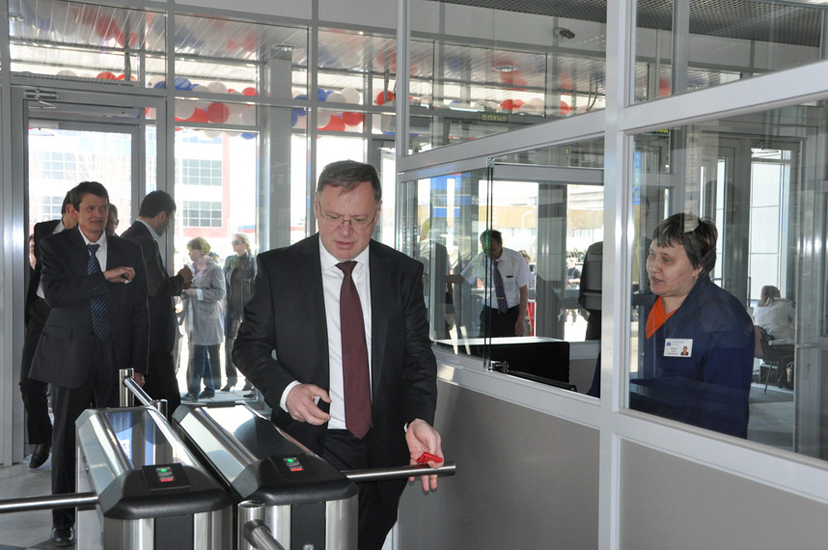
#> input picture data/foto3.jpg, 828 x 550 px
$ python test3.py
#> lines starting #> are read from the running program, lines starting #| are printed output that depends on the picture; after the words box and inside, x2 and y2 are one past the last pixel; in counts of white or black regions, pixels touching at a corner belong together
import cv2
import numpy as np

img_0 = cv2.imread('data/foto3.jpg')
#> img_0 is the input picture: shape (550, 828, 3); mean B, G, R 121, 120.8, 119.9
img = cv2.cvtColor(img_0, cv2.COLOR_BGR2GRAY)
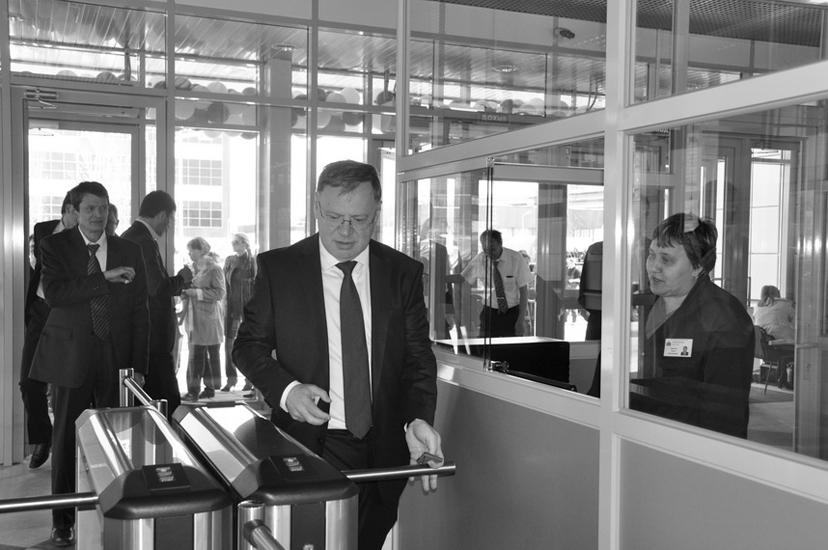
#> img: shape (550, 828); min 1, max 255, mean 120.5
#img = cv2.GaussianBlur(img,(9, 9), 0)

# подключает данные ИИ
faces = cv2.CascadeClassifier('data/ai.xml')
# поиск координат объектов
result = faces.detectMultiScale(img, scaleFactor=1.2, minNeighbors=3)
#> result = [[80, 196, 35, 35], [632, 238, 56, 56], [313, 194, 66, 66]]

# строим по найденным координатам квадратики
for (x, y, w, h) in result:
    cv2.rectangle(img_0, (x, y), (x+w, y+h), (255, 0, 0), 2)
#> this loop made 3 passes
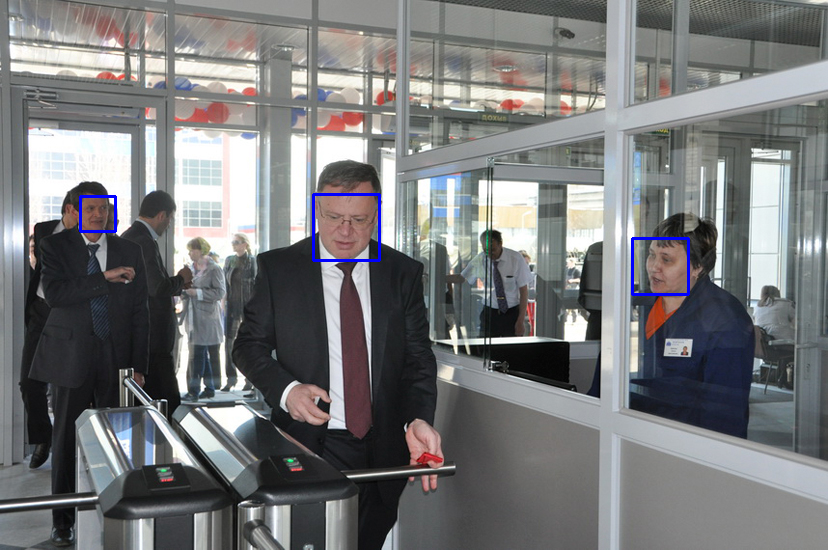
#> img_0: shape (550, 828, 3); 0.41% of pixels changed, all inside (x1, y1, x2, y2) = (79, 193, 690, 296)

    #roi_gray = img[y:y+h, x:x+w]
    #roi_color = img[y:y+h, x:x+w]

cv2.imshow('Rezult', img_0)
cv2.waitKey(5000)

new_img= np.zeros(img.shape, dtype='uint8')

$ run again, with data/foto2.jpg copied over data/foto3.jpg
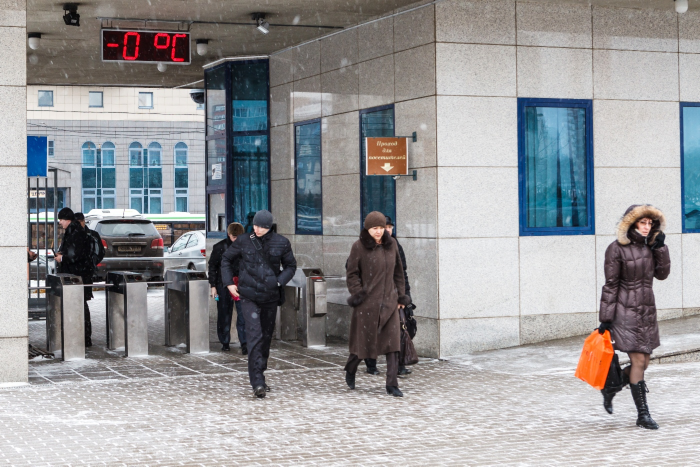
#> input picture data/foto2.jpg, 1400 x 933 px (shown at 1/2 size)
#> img_0 is the input picture: shape (933, 1400, 3); mean B, G, R 152.9, 151.2, 151.5
#> `img = cv2.cvtColor(img_0, cv2.COLOR_BGR2GRAY)`:
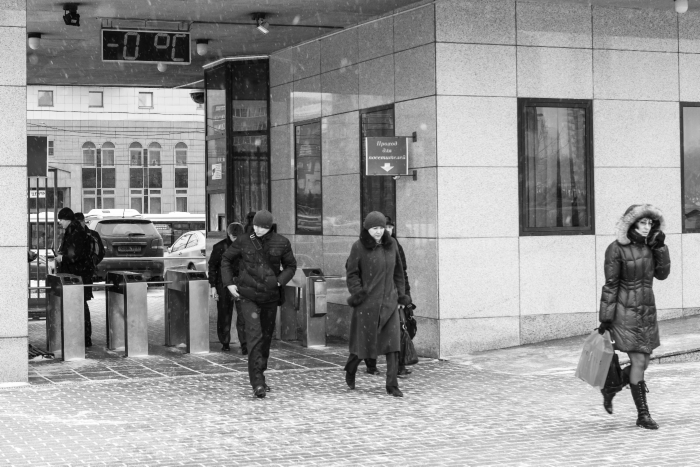
#> img: shape (933, 1400) (shown at 1/2 size); min 0, max 255, mean 151.5
#> result = [[739, 443, 35, 35], [1274, 434, 36, 36], [580, 290, 72, 72], [437, 223, 118, 118], [690, 749, 103, 103]]
#> the loop `for (x, y, w, h) in result:` made 5 passes
#> after the loop `for (x, y, w, h) in result:`:
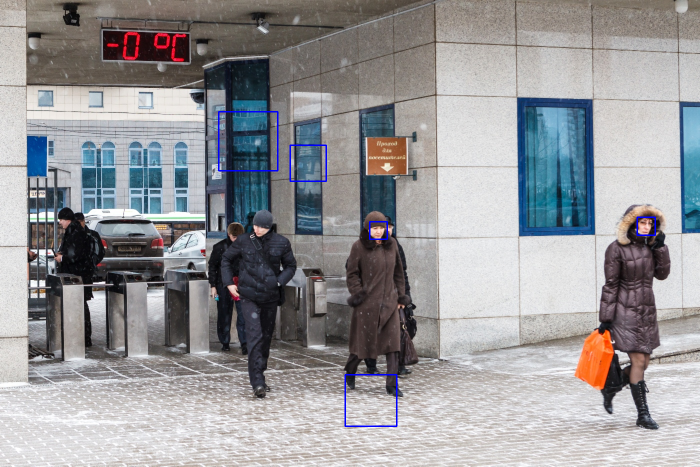
#> img_0: shape (933, 1400, 3) (shown at 1/2 size); 0.33% of pixels changed, all inside (x1, y1, x2, y2) = (436, 222, 1312, 854)
